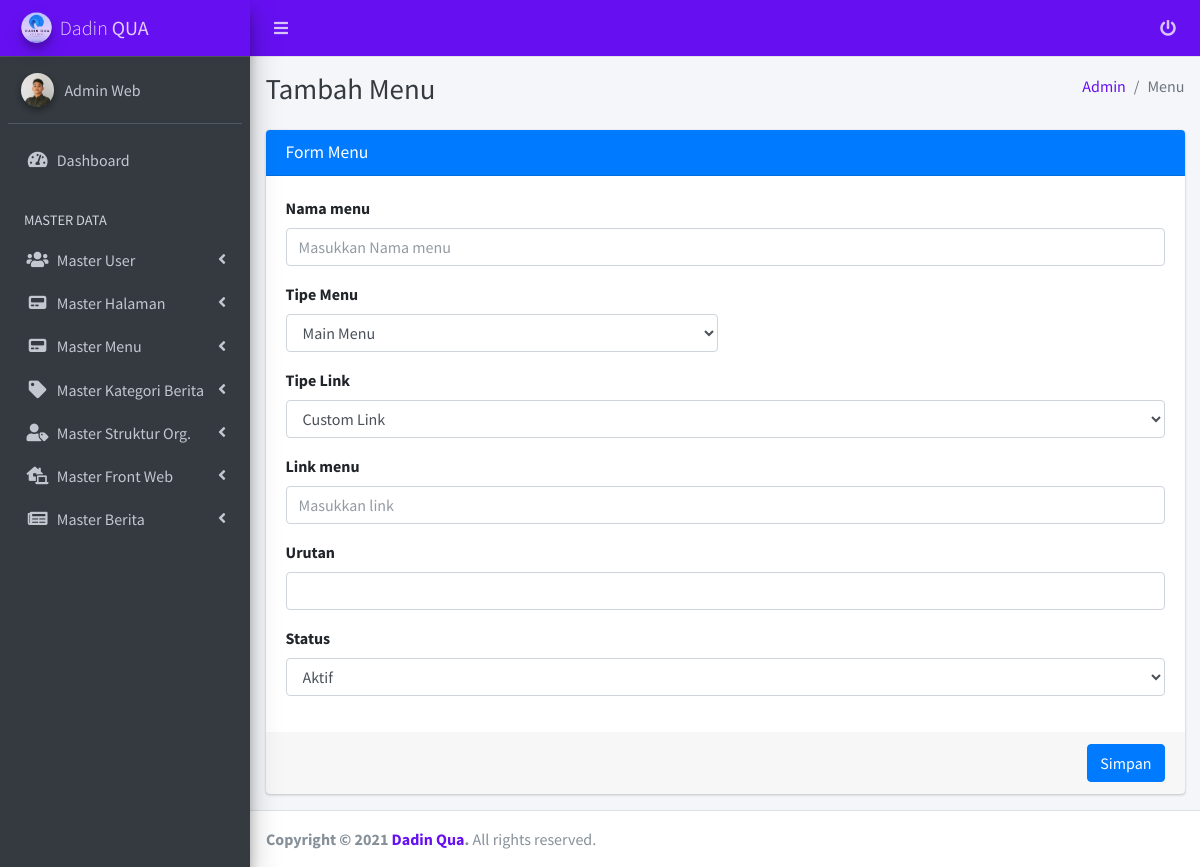
/manage/admin/menu_add.php (signed in), run on the app's committed database.
### tables this page shows
CREATE TABLE `users` (
  `id` int(11) NOT NULL,
  `username` varchar(255) NOT NULL,
  `password` varchar(255) NOT NULL,
  `nama` varchar(255) NOT NULL,
  `level` int(11) NOT NULL,
  `aktif` int(11) NOT NULL,
  `email` varchar(255) NOT NULL,
  `foto` varchar(255) NOT NULL,
  `created_at` timestamp NOT NULL DEFAULT CURRENT_TIMESTAMP,
  `updated_at` datetime DEFAULT NULL
);

### manage/config.php (called while the page is built, shortened)
<?php
$arr_status_galeri = [
	1 => "Aktif",
	0 => "Tidak Aktif"
];
 ?>

### manage/admin/menu_add.php (the view, shortened to what this page needs)
<?php
require '../functions.php';
 ?>
<!DOCTYPE html>
<html lang="en">
<head>
  <?php include('inc_head.php'); ?>
</head>
<body class="hold-transition sidebar-mini accent-indigo">
<div class="wrapper">
  <?php include('inc_navbar.php'); ?>
  <?php include('inc_sidebar.php'); ?>
  <div class="content-wrapper">
    <div class="content-header">
      <div class="container-fluid">
        <div class="row mb-2">
          <div class="col-sm-6">
            <h1 class="m-0 text-dark">Tambah Menu</h1>
          </div>
          <div class="col-sm-6">
            <ol class="breadcrumb float-sm-right">
              <li class="breadcrumb-item"><a href="#">Admin</a></li>
              <li class="breadcrumb-item active">Menu</li>
            </ol>
          </div>
        </div>
      </div>
    </div>
    <section class="content">
      <div class="container-fluid">
        <div class="row">
          <div class="col-md-12">
            <div class="card card-primary">
              <div class="card-header">
                <h3 class="card-title">Form Menu</h3>
              </div>
              <form role="form" id="myForm" method="POST">
                <div class="card-body">
                  <div class="form-group">
                    <label>Nama menu</label>
                    <input type="text" class="form-control" name="menu" id="menu" placeholder="Masukkan Nama menu">
                  </div>
                  <div class="row">
                    <div class="col-sm-6">
                      <div class="form-group">
                        <label>Tipe Menu</label>
                        <select name="tipe" id="tipe" class="form-control">
                            <option value="0">Main Menu</option>
                        </select>
                      </div>
                    </div>
                    <div class="col-sm-6">
                    </div>
                  </div>
                  <div class="form-group">
                    <label>Tipe Link</label>
                    <select name="tipe_link" id="tipe_link" class="form-control">
                        <option value="custom_link">Custom Link</option>
                    </select>
                  </div>
                  <div id="isi_tipe">
                    <div class="form-group" id="custom_link">
                      <label>Link menu</label>
                      <input type="text" class="form-control" name="link" id="link" placeholder="Masukkan link">
                    </div>
                  </div>
                  <div class="form-group">
                    <label>Urutan</label>
                    <input type="number" class="form-control" name="urutan" id="urutan" min="0" max="10">
                  </div>
                  <div class="form-group">
                    <label>Status</label>
                    <select name="aktif" id="aktif" class="form-control">
                      <?php foreach($arr_status_galeri as $key => $value): ?>
                          <option value="<?= $key; ?>"><?= $value; ?></option>
                      <?php endforeach; ?>
                    </select>
                  </div>
                </div>
                <div class="card-footer text-right">
                  <button type="submit" id="btn_simpan" class="btn btn-primary">Simpan</button>
                </div>
              </form>
            </div>
          </div>
        </div>
      </div>
    </section>
  </div>
  <?php include('inc_footer.php'); ?>
</div>
</body>
</html>

### manage/admin/inc_sidebar.php (shortened to what this page needs)
<aside class="main-sidebar sidebar-dark-indigo elevation-4">
    <a href="dashboard" class="brand-link navbar-indigo">
      <img src="../../assets/images/dadinqua.png" alt="Dadin Qua Logo" class="brand-image img-circle elevation-3"
           style="opacity: .8">
      <span class="brand-text font-weight-light ">Dadin <b>QUA</b></span>
    </a>
    <div class="sidebar">
      <div class="user-panel mt-3 pb-3 mb-3 d-flex">
        <div class="image">
          <img src="<?= get_profile_foto($user_data['foto']); ?>" class="img-circle elevation-2" alt="User Image">
        </div>
        <div class="info">
          <a href="#" class="d-block"><?= $user_data['nama']; ?></a>
        </div>
      </div>
      <nav class="mt-2">
        <ul class="nav nav-pills nav-sidebar flex-column" data-widget="treeview" role="menu" data-accordion="false">
          <li class="nav-item">
            <a href="dashboard" class="nav-link <?= active('dashboard'); ?>">
              <i class="nav-icon fas fa-tachometer-alt"></i>
              <p>
                Dashboard
              </p>
            </a>
          </li>
          <li class="nav-header">MASTER DATA</li>
          <li class="nav-item has-treeview <?= active('users', true); ?>">
            <a href="#" class="nav-link <?= active('users'); ?>">
              <i class="nav-icon fas fa-users"></i>
              <p>
                Master User
                <i class="right fas fa-angle-left"></i>
              </p>
            </a>
          </li>
          <li class="nav-item has-treeview <?= active('pages', true); ?>">
            <a href="#" class="nav-link <?= active('pages'); ?>">
              <i class="nav-icon fas fa-pager"></i>
              <p>
                Master Halaman
                <i class="right fas fa-angle-left"></i>
              </p>
            </a>
          </li>
          <li class="nav-item has-treeview <?= active('menu', true); ?>">
            <a href="#" class="nav-link <?= active('menu'); ?>">
              <i class="nav-icon fas fa-pager"></i>
              <p>
                Master Menu
                <i class="right fas fa-angle-left"></i>
              </p>
            </a>
          </li>
          <li class="nav-item has-treeview <?= active('kategori', true); ?>">
            <a href="#" class="nav-link <?= active('kategori'); ?>">
              <i class="nav-icon fas fa-tag"></i>
              <p>
                Master Kategori Berita
                <i class="right fas fa-angle-left"></i>
              </p>
            </a>
          </li>
          <li class="nav-item has-treeview <?= active('member', true); ?>">
            <a href="#" class="nav-link <?= active('member'); ?>">
              <i class="nav-icon fas fa-user-tag"></i>
              <p>
                Master Struktur Org.
                <i class="right fas fa-angle-left"></i>
              </p>
            </a>
          </li>
          <li class="nav-item has-treeview <?= active('galeri', true); ?> <?= active('dirpolairud', true); ?> <?= active('kontak', true); ?> <?= active('faq', true); ?>">
            <a href="#" class="nav-link <?= active('galeri'); ?> <?= active('dirpolairud'); ?> <?= active('kontak'); ?> <?= active('faq'); ?>">
              <i class="nav-icon fas fa-laptop-house"></i>
              <p>
                Master Front Web
                <i class="right fas fa-angle-left"></i>
              </p>
            </a>
          </li>
          <li class="nav-item has-treeview <?= active('berita', true); ?>">
            <a href="#" class="nav-link <?= active('berita'); ?>">
              <i class="nav-icon fas fa-newspaper"></i>
              <p>
                Master Berita
                <i class="right fas fa-angle-left"></i>
              </p>
            </a>
          </li>
        </ul>
      </nav>
    </div>
  </aside>

### data on the page
users: foto (picture), nama "Admin Web"

### other printed values
form field aktif "Aktif"
